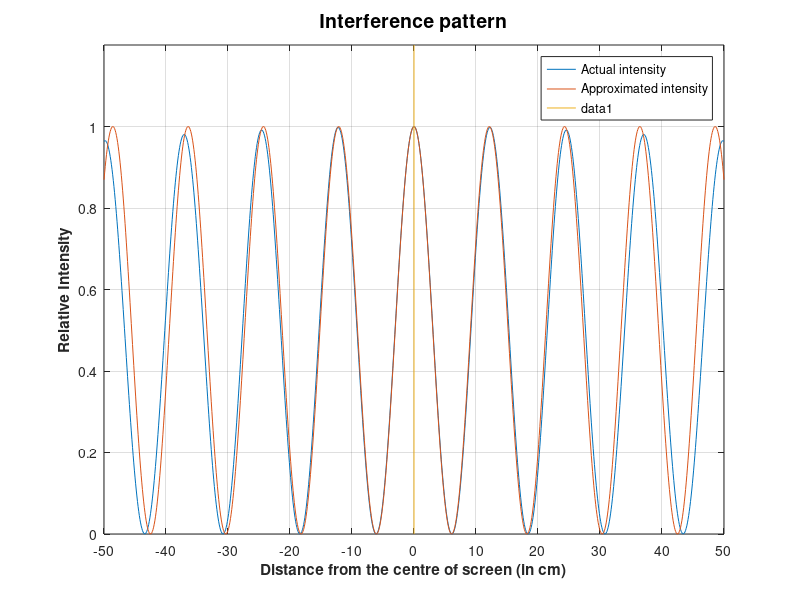

Reproduce this figure in MATLAB.
% Script to model the interference between 2 point sources
% separated by a distance d and on a line parallel to a screen
% at a distance D.
% variables names as in Fig. 1 in the lab. script
%
% CHANGE THESE VALUES ACCORDING TO YOUR EXPERIMENTAL SETUP:
d=0.63;             % separation between the sources (in m)
D=2.55;             % distance from sources to screen (in m)
lambda=0.03;        % wavelength (in m)
k=2*pi/lambda;
%
x=-0.5:0.001:0.5;   % to cover 50 cm at either side of the centre
theta1=atan((d/2-x)/D);
theta2=atan((d/2+x)/D);
l1=D./cos(theta1);
l2=D./cos(theta2);
j=0+i;
Et=exp(-j*k*l1)./l1+exp(-j*k*l2)./l2;
Et=Et.*conj(Et)/(max(Et)^2);
Et2=(2/D).*cos((k*d*x)/(2*D));
Et2=Et2.*conj(Et2)/(max(Et2)^2);
%
y=x*100;            % converting to cm
plot(y,abs(Et))
hold on
plot(y, abs(Et2))
axis([-50 50 0 1.2])
set(gca,'XTick',[-50:10:50])
title('{\bfInterference pattern}','FontSize',14)
xlabel('{\bfDistance from the centre of screen (in cm)}')
ylabel('{\bfRelative Intensity}')
legend('Actual intensity','Approximated intensity')
line([0 0],[0 1.2])
hold off;
grid on;
% line([-0.5 0.5],[1 1],'linestyle',':')
% text(-0.48, 1.1,'drawn by {\bf <...insert your name here...> }')